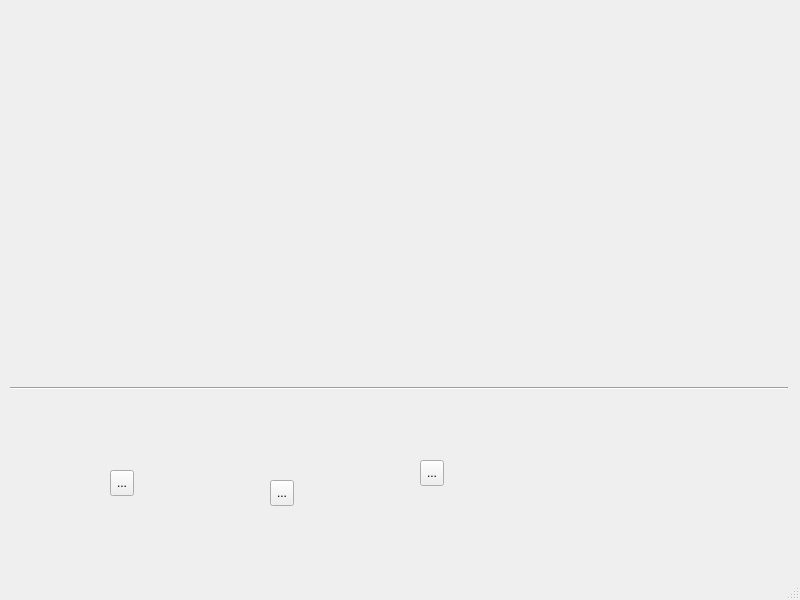
<?xml version="1.0" encoding="UTF-8"?>
<ui version="4.0">
 <class>MainWindow</class>
 <widget class="QMainWindow" name="MainWindow">
  <property name="geometry">
   <rect>
    <x>0</x>
    <y>0</y>
    <width>800</width>
    <height>600</height>
   </rect>
  </property>
  <property name="windowTitle">
   <string>MainWindow</string>
  </property>
  <widget class="QWidget" name="centralwidget">
   <widget class="QWidget" name="widget" native="true">
    <property name="geometry">
     <rect>
      <x>11</x>
      <y>11</y>
      <width>22</width>
      <height>22</height>
     </rect>
    </property>
    <layout class="QVBoxLayout" name="verticalLayout"/>
   </widget>
   <widget class="Line" name="line">
    <property name="geometry">
     <rect>
      <x>10</x>
      <y>380</y>
      <width>778</width>
      <height>16</height>
     </rect>
    </property>
    <property name="orientation">
     <enum>Qt::Horizontal</enum>
    </property>
   </widget>
   <widget class="QToolButton" name="toolButton">
    <property name="geometry">
     <rect>
      <x>110</x>
      <y>470</y>
      <width>24</width>
      <height>26</height>
     </rect>
    </property>
    <property name="text">
     <string>...</string>
    </property>
   </widget>
   <widget class="QToolButton" name="toolButton_2">
    <property name="geometry">
     <rect>
      <x>270</x>
      <y>480</y>
      <width>24</width>
      <height>26</height>
     </rect>
    </property>
    <property name="text">
     <string>...</string>
    </property>
   </widget>
   <widget class="QToolButton" name="toolButton_3">
    <property name="geometry">
     <rect>
      <x>420</x>
      <y>460</y>
      <width>24</width>
      <height>26</height>
     </rect>
    </property>
    <property name="text">
     <string>...</string>
    </property>
   </widget>
  </widget>
  <widget class="QMenuBar" name="menubar">
   <property name="geometry">
    <rect>
     <x>0</x>
     <y>0</y>
     <width>800</width>
     <height>26</height>
    </rect>
   </property>
  </widget>
  <widget class="QStatusBar" name="statusbar"/>
 </widget>
 <resources/>
 <connections/>
</ui>
